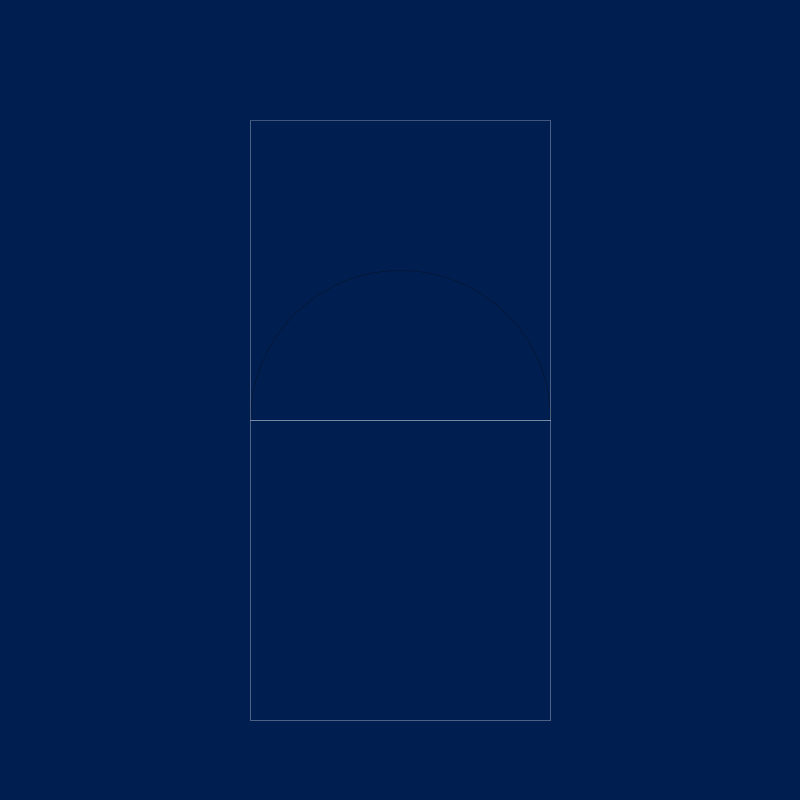
Frame 1 (no input)
Frame 60 (the mouse pressed at the canvas centre just before this capture): identical to frame 1, image omitted
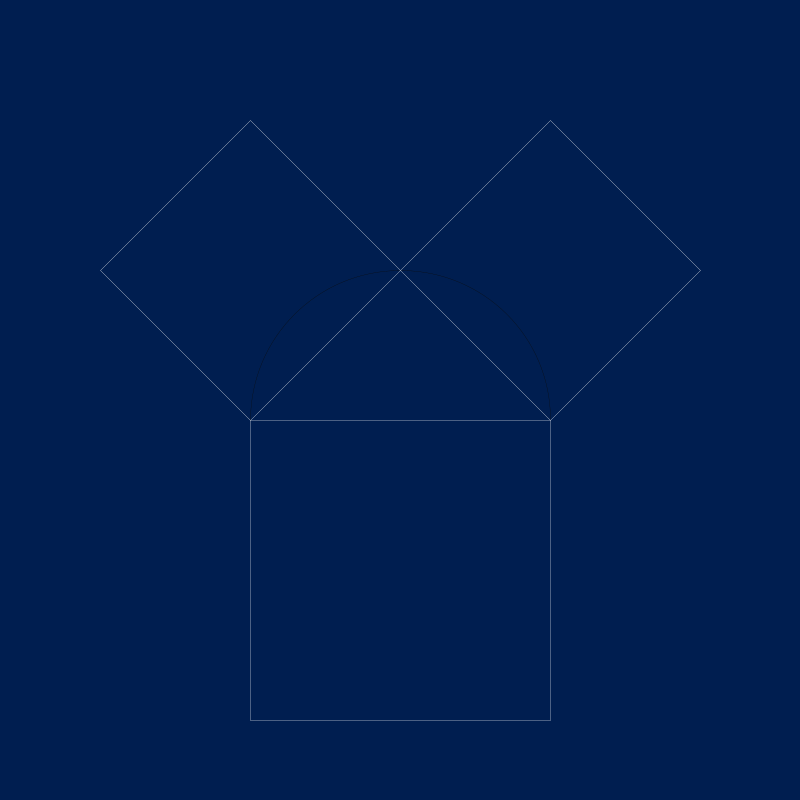
Frame 120 (the mouse held since frame 60 and released just before this capture)

The Processing sketch that drew these frames (run headless with seeded random() and noise(); from frame 60 on, the mouse is pressed at the canvas centre):

// Processing sketch: processing_7474
// ── processing_7474.pde

//pythagoras

void setup(){
  size(800, 800);
  background(0, 30, 80);
  stroke(255);
  noFill();
  strokeWeight(0.3);
  smooth();


}

void draw(){


  float tempAngel = 180*(0.00125*mouseX);

  background(0, 30, 80);

  stroke(10);
  arc(width/2, 420, 300, 300, PI, TWO_PI);

  stroke(255);
  rect(250, 420, 300, 300);


//------------------------------- floating Point on circle

  float Cx = width/2 + cos(radians(-tempAngel))*150;
  float Cy = 420 + sin(radians(-tempAngel))*150;


//------------------------------- triangle

  line(250, 420, Cx, Cy);
  line(Cx, Cy, 550, 420);


//------------------------------- Square b

  float angelA = tempAngel/2;

  float b = cos(radians(angelA))*300;

  float b04x = 250;
  float b04y = 420;
  float b01x = Cx;
  float b01y = Cy;
  
  float b02x = b01x -sin(radians(angelA))*b;
  float b02y = b01y -cos(radians(angelA))*b;

  float b03x = b02x -sin(radians(angelA+90))*b;
  float b03y = b02y -cos(radians(angelA+90))*b;

  beginShape();
  vertex(b01x, b01y);
  vertex(b02x, b02y); 
  vertex(b03x, b03y); 
  vertex(b04x, b04y); 

  endShape();


//-------------------------------- Square a

  float a = cos(radians(90-angelA))*300;

  float a01x = 550;
  float a01y = 420;
  float a04x = Cx;
  float a04y = Cy;
  
  float a02x = a01x +sin(radians(angelA+90))*a;
  float a02y = a01y +cos(radians(angelA+90))*a;

  float a03x = a02x -sin(radians(angelA))*a;
  float a03y = a02y -cos(radians(angelA))*a;

  beginShape();
  vertex(a01x, a01y);
  vertex(a02x, a02y); 
  vertex(a03x, a03y); 
  vertex(a04x, a04y); 
  endShape();

}
